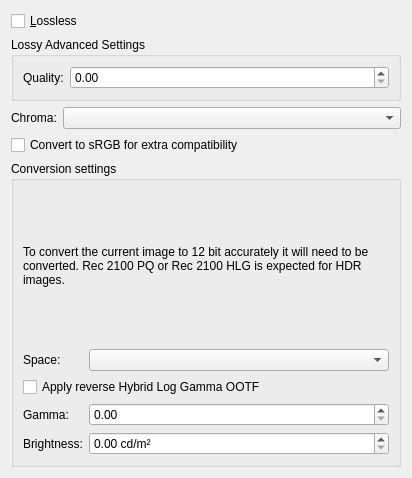
<?xml version="1.0" encoding="UTF-8"?>
<ui version="4.0">
 <author>
    SPDX-FileCopyrightText: none
    SPDX-License-Identifier: GPL-3.0-or-later
  </author>
 <class>WdgHeifExport</class>
 <widget class="QWidget" name="WdgHeifExport">
  <property name="geometry">
   <rect>
    <x>0</x>
    <y>0</y>
    <width>412</width>
    <height>478</height>
   </rect>
  </property>
  <layout class="QFormLayout" name="formLayout_2">
   <item row="1" column="0" colspan="2">
    <widget class="QGroupBox" name="lossySettings">
     <property name="title">
      <string>Lossy Advanced Settings</string>
     </property>
     <layout class="QFormLayout" name="formLayout">
      <item row="0" column="0">
       <widget class="QLabel" name="qualityLabel">
        <property name="text">
         <string>Quality:</string>
        </property>
       </widget>
      </item>
      <item row="0" column="1">
       <widget class="KisDoubleSliderSpinBox" name="sliderQuality" native="true">
        <property name="sizePolicy">
         <sizepolicy hsizetype="MinimumExpanding" vsizetype="Preferred">
          <horstretch>0</horstretch>
          <verstretch>0</verstretch>
         </sizepolicy>
        </property>
       </widget>
      </item>
     </layout>
    </widget>
   </item>
   <item row="2" column="0">
    <widget class="QLabel" name="label">
     <property name="text">
      <string>Chroma:</string>
     </property>
    </widget>
   </item>
   <item row="2" column="1">
    <widget class="QComboBox" name="cmbChroma"/>
   </item>
   <item row="4" column="0" colspan="2">
    <widget class="QGroupBox" name="conversionSettings">
     <property name="title">
      <string>Conversion settings</string>
     </property>
     <layout class="QFormLayout" name="formLayout_3">
      <item row="0" column="0" colspan="2">
       <widget class="QLabel" name="explanationLabel">
        <property name="sizePolicy">
         <sizepolicy hsizetype="Preferred" vsizetype="MinimumExpanding">
          <horstretch>0</horstretch>
          <verstretch>0</verstretch>
         </sizepolicy>
        </property>
        <property name="text">
         <string>&lt;html&gt;&lt;head/&gt;&lt;body&gt;&lt;p&gt;To convert the current image to 12 bit accurately it will need to be converted. Rec 2100 PQ or Rec 2100 HLG is expected for HDR images.&lt;/p&gt;&lt;/body&gt;&lt;/html&gt;</string>
        </property>
        <property name="wordWrap">
         <bool>true</bool>
        </property>
       </widget>
      </item>
      <item row="1" column="0">
       <widget class="QLabel" name="spaceLabel">
        <property name="text">
         <string>Space:</string>
        </property>
       </widget>
      </item>
      <item row="1" column="1">
       <widget class="QComboBox" name="cmbConversionPolicy"/>
      </item>
      <item row="3" column="0">
       <widget class="QLabel" name="label_3">
        <property name="text">
         <string>Gamma:</string>
        </property>
       </widget>
      </item>
      <item row="3" column="1">
       <widget class="QDoubleSpinBox" name="spnGamma">
        <property name="toolTip">
         <string>&lt;html&gt;&lt;head/&gt;&lt;body&gt;&lt;p&gt;Display gamma. By default this is 1.2 for converting from PQ.&lt;/p&gt;&lt;/body&gt;&lt;/html&gt;</string>
        </property>
        <property name="maximum">
         <double>3.000000000000000</double>
        </property>
       </widget>
      </item>
      <item row="4" column="0">
       <widget class="QLabel" name="label_2">
        <property name="text">
         <string>Brightness:</string>
        </property>
       </widget>
      </item>
      <item row="4" column="1">
       <widget class="QDoubleSpinBox" name="spnNits">
        <property name="toolTip">
         <string>&lt;html&gt;&lt;head/&gt;&lt;body&gt;&lt;p&gt;The display brightness in nits. By default this is set to 1000 for converting from PQ.&lt;/p&gt;&lt;/body&gt;&lt;/html&gt;</string>
        </property>
        <property name="suffix">
         <string> cd/m²</string>
        </property>
        <property name="maximum">
         <double>100000.000000000000000</double>
        </property>
        <property name="value">
         <double>0.000000000000000</double>
        </property>
       </widget>
      </item>
      <item row="2" column="0" colspan="2">
       <widget class="QCheckBox" name="chkHLGOOTF">
        <property name="toolTip">
         <string>&lt;html&gt;&lt;head/&gt;&lt;body&gt;&lt;p&gt;Hybrid Log Gamma needs an extra conversion step in between, as the free paint app currently cannot send HLG data directly to the display. Therefore we apply the HLG opto-optical curve to convert from display to scene linear.&lt;/p&gt;&lt;/body&gt;&lt;/html&gt;</string>
        </property>
        <property name="text">
         <string>Apply reverse Hybrid Log Gamma OOTF</string>
        </property>
       </widget>
      </item>
     </layout>
    </widget>
   </item>
   <item row="0" column="0" colspan="2">
    <widget class="QCheckBox" name="chkLossless">
     <property name="sizePolicy">
      <sizepolicy hsizetype="MinimumExpanding" vsizetype="Minimum">
       <horstretch>0</horstretch>
       <verstretch>0</verstretch>
      </sizepolicy>
     </property>
     <property name="toolTip">
      <string>This option will merge all layers. It is advisable to check this option, otherwise other applications might not be able to read your file correctly.</string>
     </property>
     <property name="text">
      <string>&amp;Lossless</string>
     </property>
     <property name="checked">
      <bool>false</bool>
     </property>
    </widget>
   </item>
   <item row="3" column="0" colspan="2">
    <widget class="QCheckBox" name="chkMonochromesRGB">
     <property name="toolTip">
      <string>&lt;html&gt;&lt;head/&gt;&lt;body&gt;&lt;p&gt;Not all encoders for AV1 and by extension avif support saving to monochrome and use a YCbCr fallback. The free paint app will be able to open these files just fine, but not all programs do. Converting to sRGB first before saving solves this at the cost of larger file size.&lt;/p&gt;&lt;/body&gt;&lt;/html&gt;</string>
     </property>
     <property name="text">
      <string>Convert to sRGB for extra compatibility</string>
     </property>
    </widget>
   </item>
  </layout>
 </widget>
 <customwidgets>
  <customwidget>
   <class>KisDoubleSliderSpinBox</class>
   <extends>QDoubleSpinBox</extends>
   <header>kis_slider_spin_box.h</header>
   <container>1</container>
  </customwidget>
 </customwidgets>
 <resources/>
 <connections/>
</ui>
